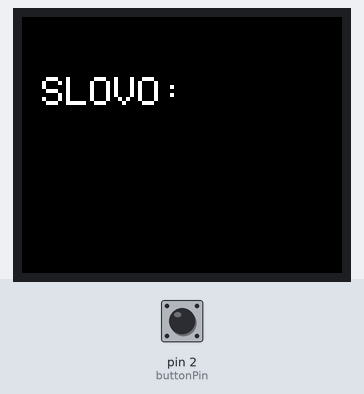
A sketch run on a simulated Arduino Uno, built with avr-gcc and run on an emulated ATmega328P. Parts: 160×128 colour display. The inputs (shaded band) are chosen by the test bench; at power-on: pin 2 (buttonPin) HIGH. What the sketch prints to the serial monitor is not drawn.

Above: at 1.3 s.
1.4 s: pin 2 (buttonPin) pulled LOW for 0.15 s
At 2.9 s:
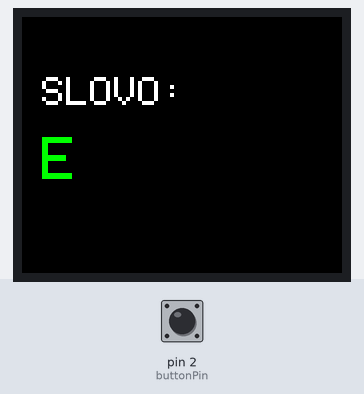
4.0 s: pin 2 (buttonPin) pulled LOW for 1 s
At 7.2 s:
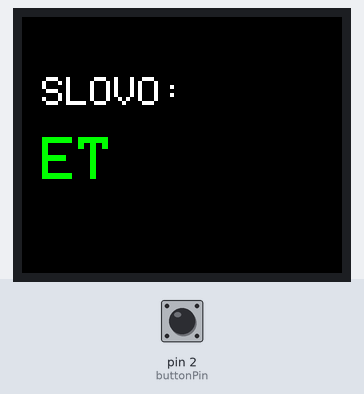
7.5 s: pin 2 (buttonPin) pulled LOW for 0.15 s
At 9.8 s:
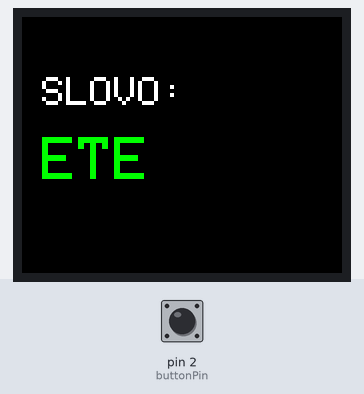
10.1 s: pin 2 (buttonPin) pulled LOW for 0.15 s
At 11.9 s:
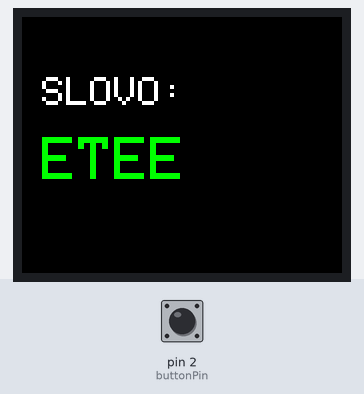
12.7 s: pin 2 (buttonPin) pulled LOW for 3.2 s
At 15.1 s:
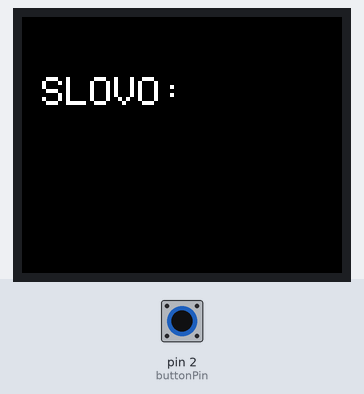
17.4 s: pin 2 (buttonPin) pulled LOW for 1 s
At 19.9 s:
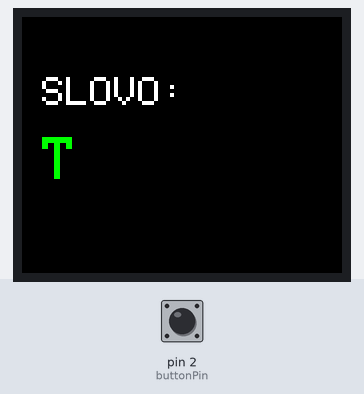
Timing chart, 0 to 21.4 s (numbered marks = the images above; inputs shaded):
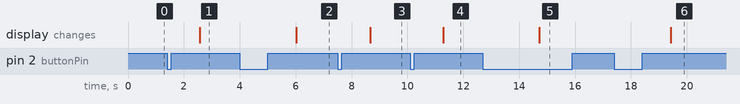

Measured:
- after the input at 1.4 s, the display: changes after 1.2 s (image 1)
- after the input at 4.0 s, the display: changes after 2.0 s (image 2)
- after the input at 7.5 s, the display: changes after 1.2 s (image 3)
- after the input at 10.1 s, the display: changes after 1.2 s (image 4)
- after the input at 12.7 s, the display: changes after 2.0 s (image 5)
- after the input at 17.4 s, the display: changes after 2.0 s (image 6)

The sketch:

morzeovka.ino
```cpp
#include <Adafruit_GFX.h>
#include <Adafruit_ST7735.h>
#include <SPI.h>


#define TFT_CS     10
#define TFT_RST    8
#define TFT_DC     9

Adafruit_ST7735 tft = Adafruit_ST7735(TFT_CS, TFT_DC, TFT_RST);


const int buttonPin = 2;

const int dashThreshold = 250;
const int spaceThreshold = 1000;
const int wordThreshold = 3000;
const int newLineThreshold = 2000;

unsigned long pressStartTime = 0;
unsigned long releaseTime = 0;
bool lastButtonState = HIGH;
bool isPressed = false;
bool spacePrinted = true;
bool wordPrinted = true;
bool newLineTriggered = false;

struct MorsePreklad {
  const char* morse;
  char pismeno;
};

MorsePreklad pismena[] = {
  {".-", 'A'},   {"-...", 'B'},  {"-.-.", 'C'},  {"-..", 'D'},  {".", 'E'},
  {"..-.", 'F'}, {"--.", 'G'},   {"....", 'H'},  {"..", 'I'},   {".----", 'J'},
  {"-.-", 'K'},  {".-..", 'L'},  {"--", 'M'},    {"-.", 'N'},   {"---", 'O'},
  {".--.", 'P'}, {"--.-", 'Q'},  {".-.", 'R'},   {"...", 'S'},  {"-", 'T'},
  {"..-", 'U'},  {"...-", 'V'},  {".--", 'W'},   {"-..-", 'X'}, {"-.--", 'Y'},
  {"--..", 'Z'}
};

const int pocetPismen = sizeof(pismena) / sizeof(MorsePreklad);

String morseZnaky = "";
String aktualneSlovo = "";
char prelozNaPismeno(String morseKod) {
  for (int i = 0; i < pocetPismen; i++) {
    if (morseKod == pismena[i].morse) {
      return pismena[i].pismeno;
    }
  }
  return '?';
}


void aktualizujDisplej() {
  tft.fillScreen(ST7735_BLACK);
  tft.setCursor(10, 30);
  tft.setTextSize(2);
  tft.setTextColor(ST7735_WHITE);
  tft.println("SLOVO:");

  tft.setCursor(10, 60);
  tft.setTextSize(3);
  tft.setTextColor(ST7735_GREEN);
  tft.println(aktualneSlovo);
}

void setup() {
  pinMode(buttonPin, INPUT_PULLUP);
  Serial.begin(9600);


  tft.initR(INITR_BLACKTAB);
  tft.setRotation(1);

  aktualizujDisplej();
  Serial.println("System pripraveny.");
}

void loop() {
  bool currentButtonState = digitalRead(buttonPin);

  // ČASŤ 1: Stlačenie tlačidla
  if (currentButtonState == LOW && lastButtonState == HIGH) {
    pressStartTime = millis();
    isPressed = true;
    spacePrinted = false;
    wordPrinted = false;
    newLineTriggered = false;
    delay(50);
  }


  if (currentButtonState == LOW && isPressed && !newLineTriggered) {
    if (millis() - pressStartTime > newLineThreshold) {


      if (aktualneSlovo.length() > 0) {
        Serial.println(aktualneSlovo);
      }

      aktualneSlovo = "";
      morseZnaky = "";

      aktualizujDisplej();

      newLineTriggered = true;
    }
  }


  if (currentButtonState == HIGH && lastButtonState == LOW) {
    unsigned long pressDuration = millis() - pressStartTime;
    releaseTime = millis();
    isPressed = false;

    if (!newLineTriggered) {
      if (pressDuration > dashThreshold) {
        morseZnaky += "-";
      } else if (pressDuration > 10) {
        morseZnaky += ".";
      }
    }
    delay(50);
  }


  if (currentButtonState == HIGH && !isPressed) {


    if (!spacePrinted && (millis() - releaseTime > spaceThreshold)) {
      if (morseZnaky.length() > 0) {
        char prelozene = prelozNaPismeno(morseZnaky);
        aktualneSlovo += prelozene;

        aktualizujDisplej();
        morseZnaky = "";
      }
      spacePrinted = true;
    }


    if (!wordPrinted && (millis() - releaseTime > wordThreshold)) {
      if (aktualneSlovo.length() > 0) {
        Serial.println(aktualneSlovo);
      }
      wordPrinted = true;
    }
  }

  lastButtonState = currentButtonState;
}
```
